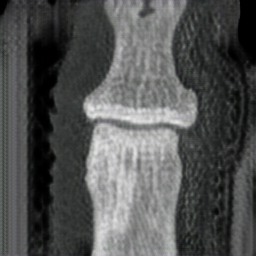
#> input picture dip_org_pretrained 2/test_latest/images/9000099_dip3_pred_fake.png, 256 x 256 px
$ python 'pre_processing (1).py' --datapath 'dip_org_pretrained 2/test_latest/images'
#> lines starting #> are read from the running program, lines starting #| are printed output that depends on the picture
import cv2
import numpy as np
import os
import argparse


def histogram_equalization_for_directory(directory_path):
#> called with directory_path = 'dip_org_pretrained 2/test_latest/images'
    for filename in os.listdir(directory_path):
        file_path = os.path.join(directory_path, filename)

        if filename.lower().endswith('.png'):
            image = cv2.imread(file_path, cv2.IMREAD_GRAYSCALE)
#> image: shape (256, 256); min 0, max 234, mean 83.1

            hist, bins = np.histogram(image.flatten(), 256, [0, 256])
#> hist = 256 values, max 1807 at index 0, min 0 at index 231, mean 256; bins = 257 values from 0 to 256
            cdf = hist.cumsum()
#> cdf = 256 values from 1807 to 65536
            cdf_min = cdf[cdf > 0].min()
#> cdf_min = 1807

            mn = image.size
#> mn = 65536
            h = ((cdf - cdf_min) / (mn - cdf_min)) * 255
#> h = 256 values from 0 to 255
            h = h.clip(0, 255).astype('uint8')

            equalized_image = h[image]
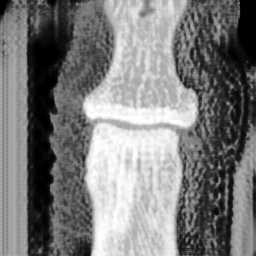
#> equalized_image: shape (256, 256); min 0, max 255, mean 124.4

            cv2.imwrite(file_path, equalized_image)

            print(f"Processed and saved: {file_path}")
#> pass 2 of the loop in histogram_equalization_for_directory, `for filename in os.listdir(directory_path):`:
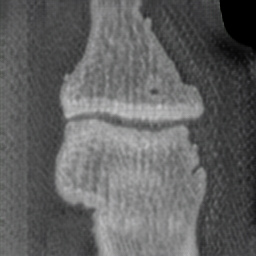
#> input picture dip_org_pretrained 2/test_latest/images/9000296_dip4_pred_fake.png, 256 x 256 px
#> hist = 256 values, max 1335 at index 0, min 0 at index 194, mean 256
#> cdf = 256 values from 1335 to 65536
#> cdf_min = 1335
#> in histogram_equalization_for_directory, `equalized_image = h[image]`:
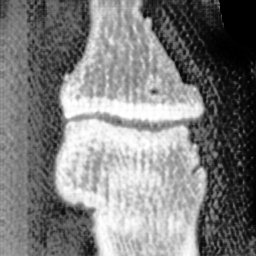
#> equalized_image: shape (256, 256); min 0, max 255, mean 125.5


if __name__ == "__main__":
    parser = argparse.ArgumentParser(description='Perform histogram equalization on all PNG images in a directory.')
    parser.add_argument('--datapath', type=str, required=True, help='Path to the directory containing PNG images')

    args = parser.parse_args()

    histogram_equalization_for_directory(args.datapath)
